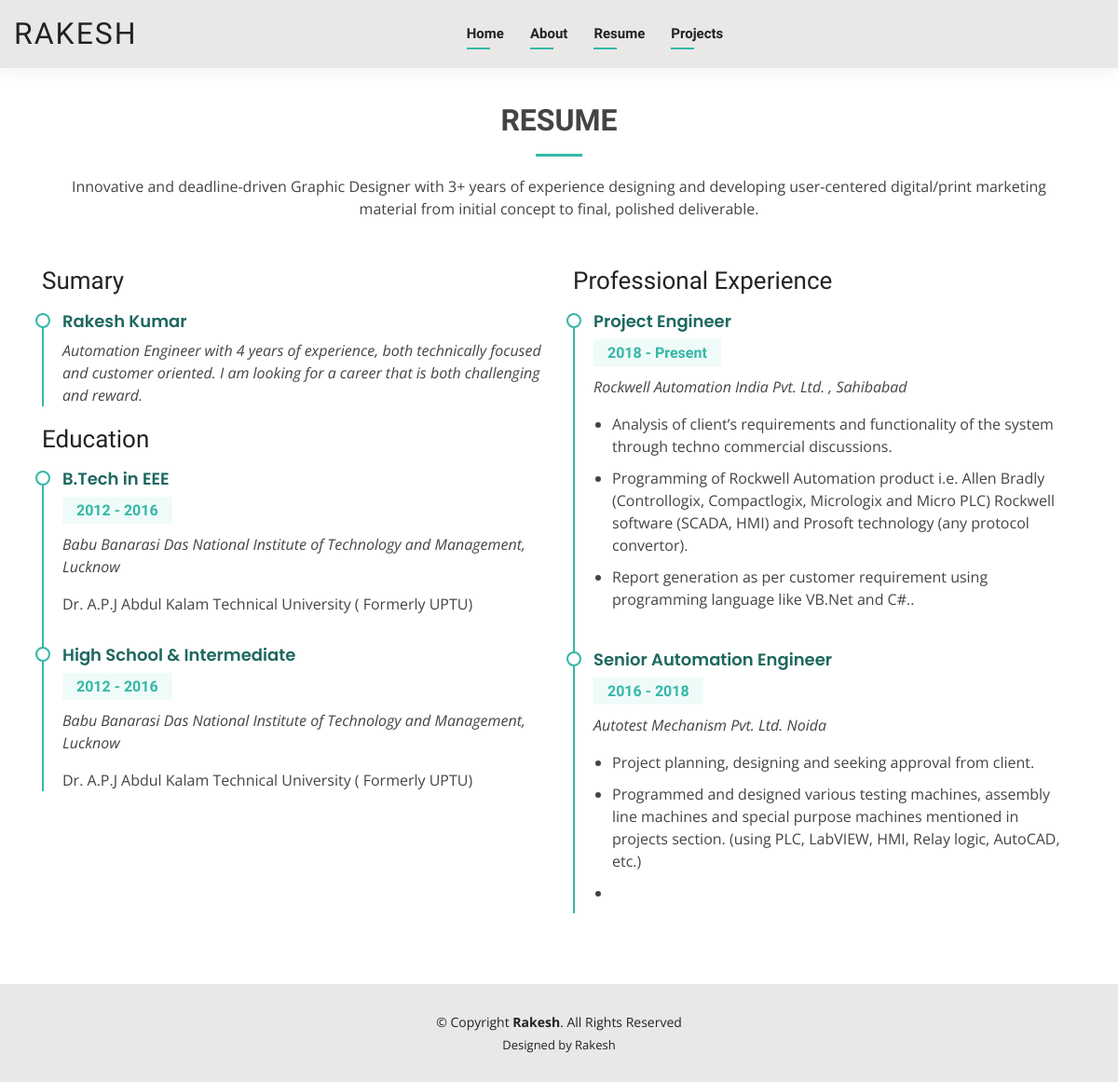
/resume/, run on an earlier commit of the app's database.
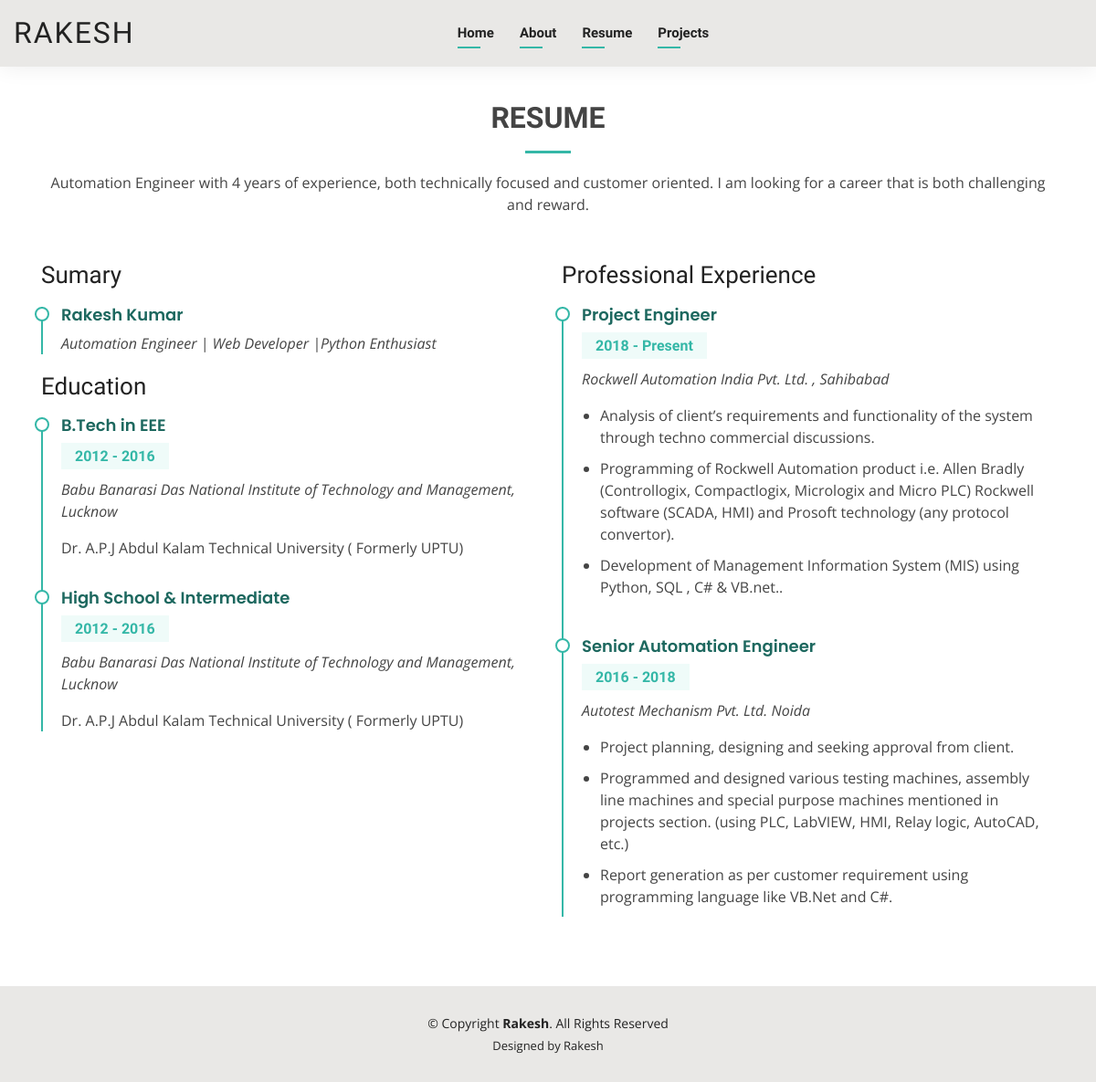
And on a later commit of the database.
### rakesh/models.py (models this page shows, shortened)
class MyResumeModel(models.Model):
    my_name = models.CharField(max_length=100, null=True, blank=True)
    about_headline = models.TextField(null=True, blank=True)
    current_profile = models.CharField(max_length=100, null=True, blank=True)
    current_profile_details = models.TextField(null=True, blank=True)
    my_age = models.CharField(max_length=100, null=True, blank=True)
    my_phone = models.CharField(max_length=100, null=True, blank=True)
    my_current_location = models.CharField(max_length=100, null=True, blank=True)
    degree = models.CharField(max_length=100, null=True, blank=True)
    email = models.CharField(max_length=100, null=True, blank=True)
    freelance = models.CharField(max_length=100, null=True, blank=True)
    about_myself = models.TextField(null=True, blank=True)
    skills_details = models.TextField(null=True, blank=True)
    skill1 = models.CharField(max_length=100, null=True, blank=True)
    skill1_percentage = models.CharField(max_length=100, null=True, blank=True)
    skill2 = models.CharField(max_length=100, null=True, blank=True)
    skill2_percentage = models.CharField(max_length=100, null=True, blank=True)
    skill3 = models.CharField(max_length=100, null=True, blank=True)
    skill3_percentage = models.CharField(max_length=100, null=True, blank=True)
    skill4 = models.CharField(max_length=100, null=True, blank=True)
    skill4_percentage = models.CharField(max_length=100, null=True, blank=True)
    skill5 = models.CharField(max_length=100, null=True, blank=True)
    skill5_percentage = models.CharField(max_length=100, null=True, blank=True)
    skill6 = models.CharField(max_length=100, null=True, blank=True)
    skill6_percentage = models.CharField(max_length=100, null=True, blank=True)
    resume_summary = models.TextField(null=True, blank=True)
    education1_name = models.CharField(max_length=100, null=True, blank=True)
    education1_year = models.CharField(max_length=100, null=True, blank=True)
    education1_univ_name = models.TextField(null=True, blank=True)
    education1_board = models.CharField(max_length=100, null=True, blank=True)
    education2_name = models.CharField(max_length=100, null=True, blank=True)
    education2_year = models.CharField(max_length=100, null=True, blank=True)
    education2_univ_name = models.TextField(null=True, blank=True)
    education2_board = models.CharField(max_length=100, null=True, blank=True)
    exp1_profile = models.CharField(max_length=100, null=True, blank=True)
    exp1_duration = models.CharField(max_length=100, null=True, blank=True)
    exp1_company = models.CharField(max_length=100, null=True, blank=True)
    exp1_role1 = models.TextField(null=True, blank=True)
    exp1_role2 = models.TextField(null=True, blank=True)
    exp1_role3 = models.TextField(null=True, blank=True)
    exp2_profile = models.CharField(max_length=100, null=True, blank=True)
    exp2_duration = models.CharField(max_length=100, null=True, blank=True)
    exp2_company = models.CharField(max_length=100, null=True, blank=True)
    exp2_role1 = models.TextField(null=True, blank=True)
    exp2_role2 = models.TextField(null=True, blank=True)
    exp2_role3 = models.TextField(null=True, blank=True)
    exp3_profile = models.CharField(max_length=100, null=True, blank=True)
    exp3_duration = models.CharField(max_length=100, null=True, blank=True)
    exp3_company = models.CharField(max_length=100, null=True, blank=True)
    exp3_role1 = models.TextField(null=True, blank=True)
    exp3_role2 = models.TextField(null=True, blank=True)
    exp3_role3 = models.TextField(null=True, blank=True)

### rakesh/views.py (the view)
# urls.py: path('resume/', views.resume_page, name='resume'),
def resume_page(request):
    web_content = MyResumeModel.objects.get(my_name='Rakesh Kumar')
    context = {'web_content': web_content}
    return render(request, 'rakesh/resume.html', context)

### rakesh/templates/rakesh/resume.html (shortened to what this page needs)
{% extends "rakesh/layout.html" %}
{% load static %}
{% block body %}
<main id="main">
  <section id="resume" class="resume">
    <div class="container" data-aos="fade-up">
      <div class="section-title">
        <h2>Resume</h2>
        <p>{{ web_content.resume_summary}}</p>
      </div>
      <div class="row">
        <div class="col-lg-6">
          <h3 class="resume-title">Sumary</h3>
          <div class="resume-item pb-0">
            <h4>{{ web_content.my_name}}</h4>
            <p><em>{{ web_content.about_headline}}</em></p>
          </div>
          <h3 class="resume-title">Education</h3>
          <div class="resume-item">
            <h4>{{ web_content.education1_name}}</h4>
            <h5>{{ web_content.education1_year}}</h5>
            <p><em> {{ web_content.education1_univ_name}}</em></p>
            <p>{{ web_content.education1_board}}</p>
          </div>
          <div class="resume-item">
            <h4>{{ web_content.education2_name}}</h4>
            <h5>{{ web_content.education1_year}}</h5>
            <p><em>{{ web_content.education1_univ_name}}</em></p>
            <p>{{ web_content.education1_board}}</p>
          </div>
        </div>
        <div class="col-lg-6">
          <h3 class="resume-title">Professional Experience</h3>
          <div class="resume-item">
            <h4>{{ web_content.exp1_profile}}</h4>
            <h5>{{ web_content.exp1_duration}}</h5>
            <p><em>{{ web_content.exp1_company}} </em></p>
            <p>
            <ul>
              <li>{{ web_content.exp1_role1}}</li>
              <li>{{ web_content.exp1_role2}} </li>
              <li>{{ web_content.exp1_role3}}.</li>
            </ul>
            </p>
          </div>
          <div class="resume-item">
            <h4>{{ web_content.exp2_profile}}</h4>
            <h5>{{ web_content.exp2_duration}}</h5>
            <p><em>{{ web_content.exp2_company}}</em></p>
            <p>
            <ul>
              <li>{{ web_content.exp2_role1}}</li>
              <li>{{ web_content.exp2_role2}}</li>
              <li>{{ web_content.exp2_role3}}</li>
            </ul>
            </p>
          </div>
        </div>
      </div>
    </div>
  </section>
</main>
{% endblock %}

What changed in the data, as far as the page shows it:
changed MyResumeModel "Rakesh Kumar": resume_summary "Innovative and deadline-driven Graphic Designer with 3+ years of experience designing and developing user-centered digital/print marketing material from initial concept to final, polished deliverable." → "Automation Engineer with 4 years of experience, both technically focused and customer oriented. I am looking for a career that is both challenging and reward."; about_headline "Automation Engineer with 4 years of experience, both technically focused and customer oriented. I am looking for a career that is both challenging and reward." → "Automation Engineer | Web Developer |Python Enthusiast"; exp1_role3 "Report generation as per customer requirement using programming language like VB.Net and C#." → "Development of Management Information System (MIS) using Python, SQL , C# & VB.net."; exp2_role3 (not shown) → "Report generation as per customer requirement using programming language like VB.Net and C#."
